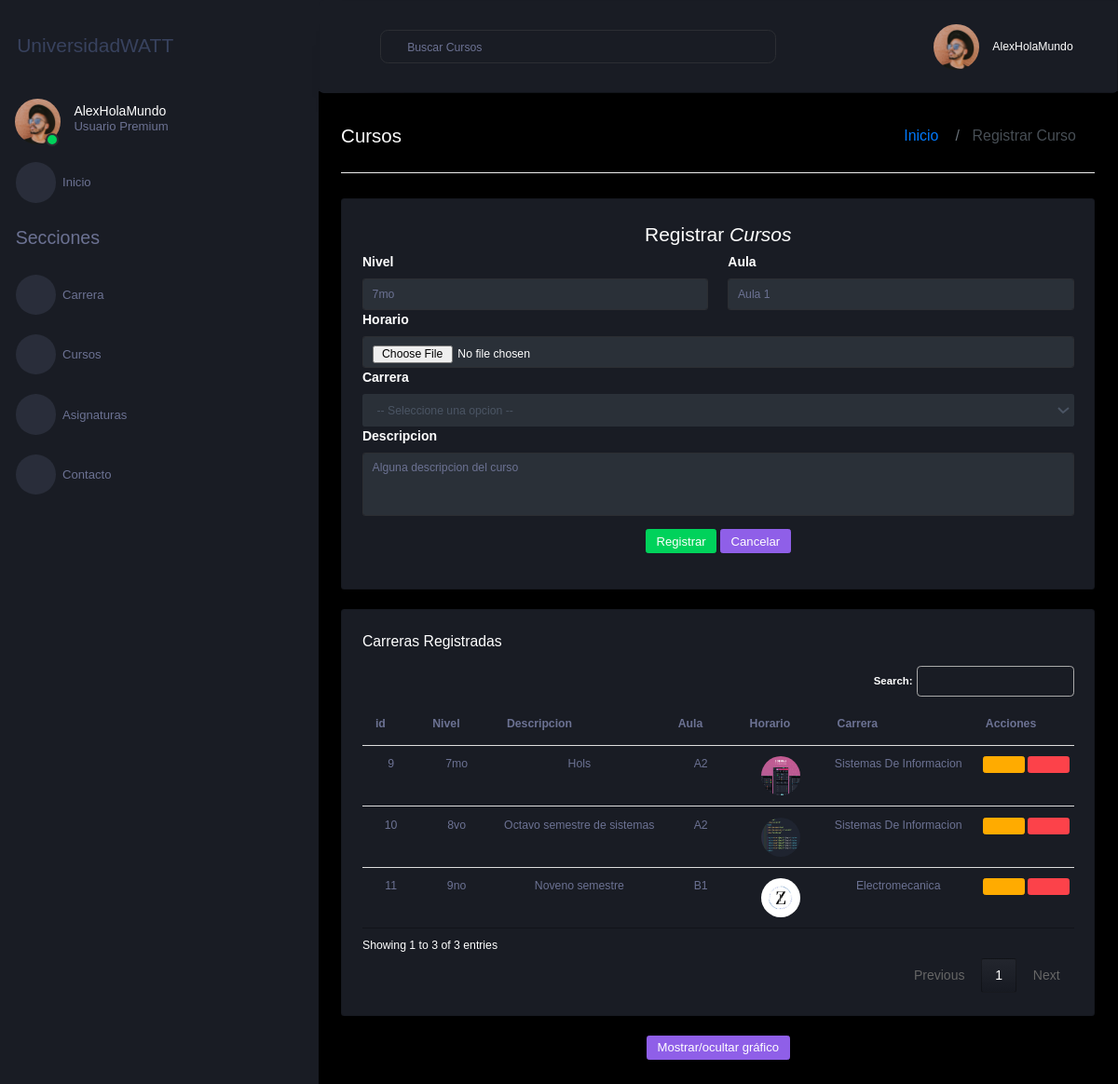
Page /listaCurso/ on the earlier database version.
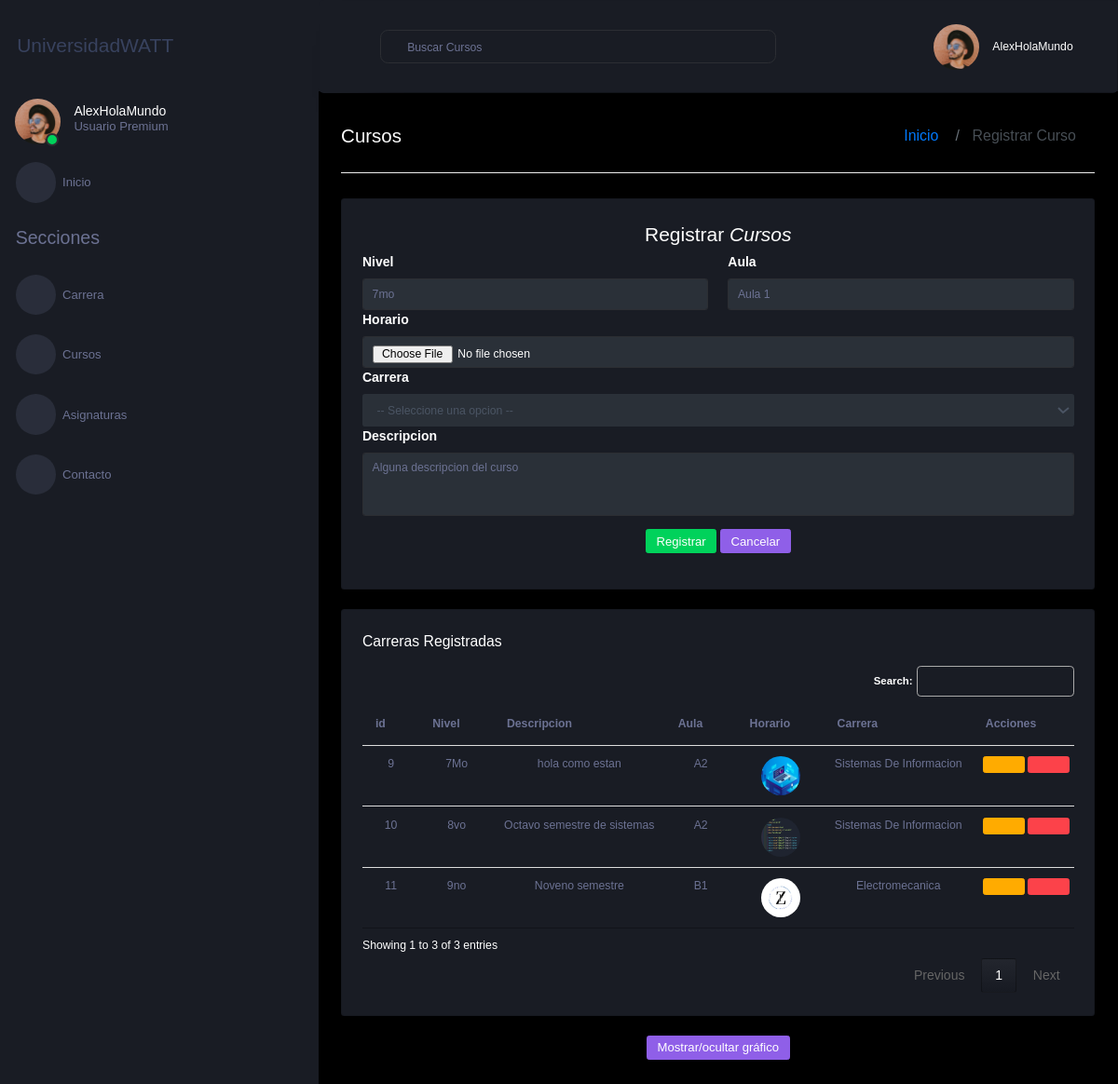
Same page on the later database version.
### Aplicaciones/MatriculasWATT/models.py (models this page shows, shortened)
class cursoWATT(models.Model):
    idCursoWATT = models.AutoField(primary_key=True)
    nivelCursoWATT = models.CharField(max_length=50)
    descripcionCursoWATT = models.CharField(max_length=50)
    aulaCursoWATT = models.CharField(max_length=50)
    horarioCursoWATT = models.FileField(upload_to='horarios',null=True, blank=True)
    carrera = models.ForeignKey(carreraWATT, null=True, blank=True, on_delete=models.CASCADE)

class carreraWATT(models.Model):
    idCarreraWATT = models.AutoField(primary_key=True)
    nombreCarreraWATT = models.CharField(max_length=50)
    logoCarreraWATT = models.FileField(upload_to='logos',null=True, blank=True)
    directorCarreraWATT = models.CharField(max_length=50)
    fechaCreacionCarreraWATT = models.DateField()
    descripcionCarreraWATT = models.CharField(max_length=50)

### Aplicaciones/MatriculasWATT/views.py (the view)
# urls.py: path('listaCurso/', views.listaCurso),
def listaCurso(request):
    cursoBdd=cursoWATT.objects.all()
    carreraBdd=carreraWATT.objects.all()
    return render(request, 'listaCurso.html', {
        'cursos': cursoBdd, 'carreras': carreraBdd
    })

### Aplicaciones/MatriculasWATT/templates/listaCurso.html (shortened to what the changed rows need)
{%extends './plantilla.html'%} {%block contenido%} {% load static %}
<div class="main-panel">
  <div class="content-wrapper">
    <div class="row">
      <div class="col-12 grid-margin">
        <div class="card">
          <div class="card-body">
            <div class="table-responsive">
              <table class="table" id="tableCursos">
                <thead>
                  <tr>
                    <th scope="col">id</th>
                    <th scope="col">Nivel</th>
                    <th scope="col">Descripcion</th>
                    <th scope="col">Aula</th>
                    <th scope="col">Horario</th>
                    <th scope="col">Carrera</th>
                    <th scope="col">Acciones</th>
                  </tr>
                </thead>
                <tbody>
                  {% for curso in cursos %}
                  <tr>
                    <td class="text-center">{{curso.idCursoWATT}}</td>
                    <td class="text-center">{{curso.nivelCursoWATT}}</td>
                    <td class="text-center">{{curso.descripcionCursoWATT}}</td>
                    <td class="text-center">{{curso.aulaCursoWATT}}</td>
                    <td class="text-center">
                      {% if curso.horarioCursoWATT %}
                      <a href="{{curso.horarioCursoWATT.url}}" target="_blank">
                        <img
                          src="{{curso.horarioCursoWATT.url}}"
                          alt=""
                          width="50px"
                          height="50px"
                          target="_blank"
                        />
                      </a>
                      {% else %}
                      <b>N/A</b>
                      {% endif %}
                    </td>
                    <td class="text-center">
                      {{curso.carrera.nombreCarreraWATT}}
                    </td>
                    <td class="text-center">
                      <a
                        href="/editarCurso/{{curso.idCursoWATT}}"
                        class="btn btn-warning"
                      >
                        <i class="mdi mdi-pencil"></i>
                      </a>
                      <a
                        href="javascript:void(0);"
                        type="button"
                        class="btn btn-danger"
                        onclick="eliminarCarrera(' /eliminarCarrera/{{curso.idCursoWATT}} ')"
                      >
                        <i class="mdi mdi-delete"></i>
                      </a>
                    </td>
                  </tr>
                  {% endfor %}
                </tbody>
              </table>
            </div>
          </div>
        </div>
      </div>
    </div>
  </div>
</div>
{% endblock %}

Differences in the rows shown:
changed cursoWATT id 9: nivelCursoWATT "7mo" → "7Mo"; descripcionCursoWATT "Hols" → "hola como estan"; horarioCursoWATT: a different picture
